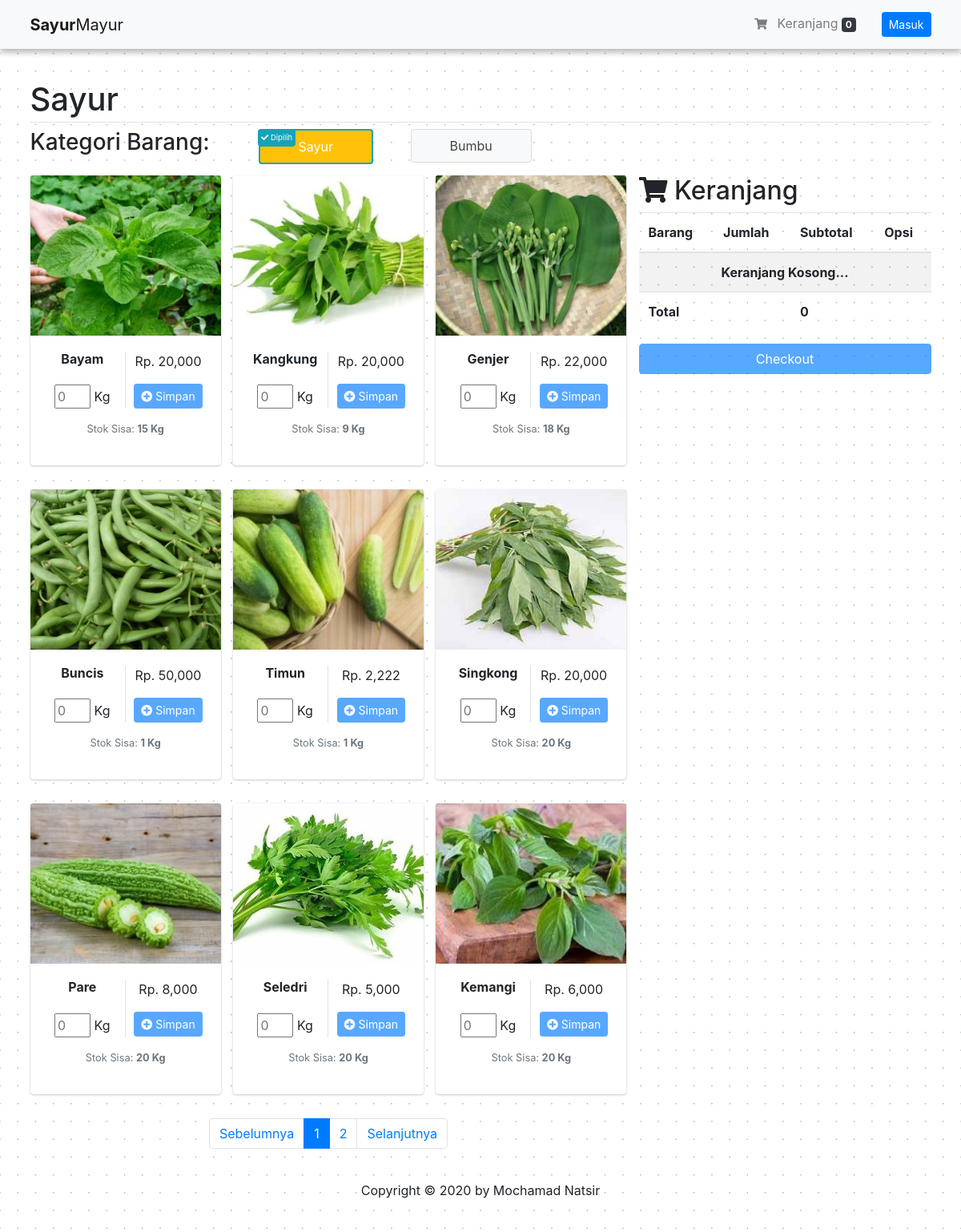
Before: / with the older database file.
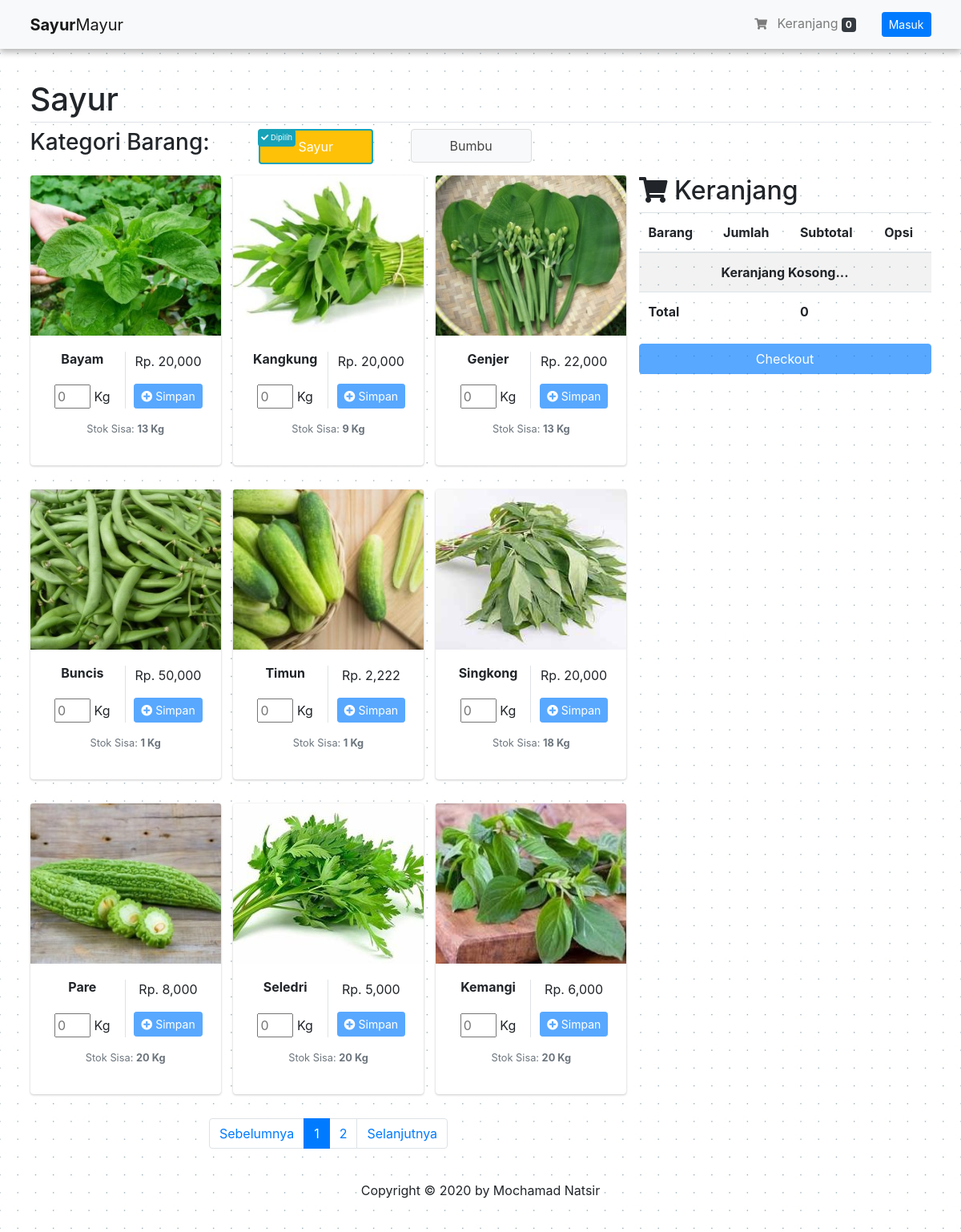
After: the same page with the newer database file.
### tables this page shows
CREATE TABLE `tbl_barang` (
  `barang_id` varchar(15) NOT NULL,
  `barang_gambar` varchar(128) NOT NULL,
  `barang_nama` varchar(150) DEFAULT NULL,
  `barang_harpok` double DEFAULT NULL,
  `barang_harjul` double DEFAULT NULL,
  `barang_harjul_grosir` double DEFAULT NULL,
  `barang_stok` int(11) DEFAULT 0,
  `barang_tgl_input` timestamp NULL DEFAULT current_timestamp(),
  `barang_tgl_last_update` datetime DEFAULT NULL,
  `barang_kategori_id` int(11) DEFAULT NULL,
  `barang_satuan_id` int(11) NOT NULL,
  `barang_user_id` int(11) DEFAULT NULL
);

CREATE TABLE `tbl_satuan` (
  `satuan_id` int(11) NOT NULL,
  `satuan_nama` varchar(35) NOT NULL
);

### application/controllers/Page.php (called while the page is built, shortened)
<?php
class Page extends CI_Controller
{
    public function __construct()
    {
        $this->load->model('BarangModel', 'barang');
        $this->load->helper("security");
    }
    public function index()
    {
        $data['title'] = 'Beranda';
        $data['barangs_sayur'] = $this->barang->getBarangSayur();
        $data["keranjang"] = $this->barang->get_keranjang();
        $data["total_harga_keranjang"] = $this->barang->total_harga_cart();
        $data['page'] = true;
        $this->barang->delete_cart_date();
        $this->barang->cancel_invoice();
        $this->load->view('layout/page/header', $data);
        $this->load->view('customer/page/index');
        $this->load->view('layout/dashboard/footer');
    }
}

### index.php (called while the page is built, shortened)
<?php
require_once BASEPATH.'core/CodeIgniter.php';

### application/models/BarangModel.php (called while the page is built, shortened)
<?php
class BarangModel extends CI_Model
{
    public function getBarangSayur($barang_id = null)
    {
        if ($barang_id === null) {
            $hsl = $this->db->query("SELECT * FROM tbl_barang JOIN tbl_kategori ON barang_kategori_id=kategori_id JOIN tbl_satuan ON barang_satuan_id=satuan_id WHERE barang_kategori_id = 1 ORDER BY barang_id ASC");
        } else {
            $hsl = $this->db->query("SELECT * FROM tbl_barang JOIN tbl_kategori ON barang_kategori_id=kategori_id JOIN tbl_satuan ON barang_satuan_id=satuan_id WHERE barang_id = '$barang_id' AND barang_kategori_id = 1");
        }
        return $hsl;
    }
    function get_keranjang()
    {
        function get_client_ip()
        {
            $ipaddress = '';
            if (isset($_SERVER['HTTP_CLIENT_IP']))
                $ipaddress = $_SERVER['HTTP_CLIENT_IP'];
            else if (isset($_SERVER['HTTP_X_FORWARDED_FOR']))
                $ipaddress = $_SERVER['HTTP_X_FORWARDED_FOR'];
            else if (isset($_SERVER['HTTP_X_FORWARDED']))
                $ipaddress = $_SERVER['HTTP_X_FORWARDED'];
            else if (isset($_SERVER['HTTP_FORWARDED_FOR']))
                $ipaddress = $_SERVER['HTTP_FORWARDED_FOR'];
            else if (isset($_SERVER['HTTP_FORWARDED']))
                $ipaddress = $_SERVER['HTTP_FORWARDED'];
            else if (isset($_SERVER['REMOTE_ADDR']))
                $ipaddress = $_SERVER['REMOTE_ADDR'];
            else
                $ipaddress = 'UNKNOWN';
            return $ipaddress;
        }
        $ip_address = get_client_ip();
        $this->db->select("tbl_barang.barang_nama,tbl_keranjang.total_kuantitas,tbl_keranjang.total_harga,tbl_keranjang.id");
        $this->db->from("tbl_keranjang");
        $this->db->where(array("ip_address" => $ip_address));
        $this->db->join("tbl_barang", "tbl_barang.barang_id = tbl_keranjang.barang_id");
        return $this->db->get();
    }
    function total_harga_cart()
    {
        $ip_address = get_client_ip();
        return $this->db->query("SELECT SUM(`total_harga`) AS total_harga FROM `tbl_keranjang` WHERE `ip_address` = '$ip_address'");
    }
}

### application/views/customer/page/index.php (the view, shortened to what this page needs)
<div class="overlay-wrapper" id="loading2">
<div class="container" style="margin-top: 100px;">
    <h1 class="pb-1 border-bottom title-page">Sayur</h1>
    <div class="row">
        <div class="col-12">
            <div class="row">
                <div class="col-2 col-md-3">
                    <h3 class="pb-3 title-kategori">Kategori Barang:</h3>
                </div>
                <div class="col-5 col-md-2">
                    <button class="btn btn-warning text-white py-2 px-5 btn-pilih-active" id="kat_1" type="button">
                        <span class="select-pilih bg-info p-1 rounded">
                            <i class="fas fa-check"></i> Dipilih
                        </span>
                        Sayur
                    </button>
                </div>
                <div class="col-5 col-md-2">
                    <button class="btn btn-default py-2 px-5" id="kat_2" type="button">
                        Bumbu
                    </button>
                </div>
            </div>
        </div>
        <div class="col-md-8" id="col-left">
            <div class="row" id="row-data">
                <?php $no = 1; foreach ($barangs_sayur->result() as $barang) : ?>
                    <div class="col-md-4" id="col-data">
                        <div class="card" style="margin-bottom: 30px;">
                            <img class="card-img-top" src="<?= base_url(); ?>assets/source/images/barang/<?= $barang->barang_gambar ?>" alt="<?= $barang->barang_id; ?>" style="width:100%; height:200px; object-fit:cover">
                            <div class="card-body text-center">
                                <div class="row">
                                    <div class="col-6 border-right">
                                        <h6><b class="nama_barang"><?= (strlen($barang->barang_nama) > 14) ? substr($barang->barang_nama, 0, 15) . '...' : $barang->barang_nama; ?></b></h6>
                                        <div style="margin-top:22px;"><input type="number" onkeyup="qtyInput(event);" onchange="qtyInput2(event);" data-no="<?= $no; ?>" data-barang_id="<?= $barang->barang_id; ?>" id="<?= 'qty_input_'.$barang->barang_id; ?>" placeholder="0" min="0" style="width:45px"> <?= $barang->satuan_nama; ?></div>
                                    </div>
                                    <div class="col-6">
                                        <p><?= 'Rp. ' . number_format($barang->barang_harjul); ?></p>
                                        <button class="btn btn-sm btn-primary" id="<?= 'btn-simpan-'.$barang->barang_id; ?>" onclick="simpan_barang(event);" data-barang_id="<?= $barang->barang_id; ?>" data-barang_nama="<?= $barang->barang_nama; ?>" data-barang_harjul="<?= $barang->barang_harjul; ?>" type="button" disabled><i class="fa fa-plus-circle"></i> Simpan</button>
                                    </div>
                                    <div class="col-12 text-center mt-3 mb-0">
                                        <p class="text-muted small">
                                            Stok Sisa: <?= '<b><span id="stok-'.$no++.'">'.$barang->barang_stok.'</span> '.$barang->satuan_nama.'</b>'; ?>
                                        </p>
                                    </div>
                                </div>
                            </div>
                        </div>
                    </div>
                <?php endforeach; ?>
            </div>
            <nav>
                <ul class="pagination justify-content-center"></ul>
            </nav>
        </div>
        <div class="col-md-4" id="parent-cart">
            <div class="overlay-wrapper">
                <div id="cart-right">
                    <h2 class="text-left title-page"><i class="fa fa-shopping-cart"></i> Keranjang</h2>
                    <table class="table table-striped">
                        <thead>
                            <tr>
                                <th scope="col">Barang</th>
                                <th scope="col">Jumlah</th>
                                <th scope="col">Subtotal</th>
                                <th scope="col">Opsi</th>
                            </tr>
                        </thead>
                        <tbody id="barang_cart_right">
                            <?php
                                if($keranjang->num_rows() >= 1){
                                    foreach($keranjang->result() as $k) {
                            ?>
                            <tr class="text-left" id="<?= 'cart_row_'.$k->id; ?>">
                                <td id="<?= 'nama-'.$k->id; ?>"><?= $k->barang_nama; ?></td>
                                <td><input type="number" onkeyup="changeQtyCart(event);" class="qty_input" onchange="changeQtyCart2(event);" id="<?= 'input_kuantitas_cart_'.$k->id; ?>" data-cart_id="<?= $k->id; ?>" style="width:50px" value="<?= $k->total_kuantitas; ?>"></td>
                                <td><?= "<span id='subtotal-".$k->id."'>".number_format($k->total_harga)."</span>"; ?></td>
                                <td><button class="btn btn-xs btn-danger text-white" data-id="<?= $k->id; ?>" onclick="hapusCart(event);"><i class="fa fa-trash"></i> Hapus</button></td>
                            </tr>
                            <?php }}else { ?>
                            <tr class="text-center">
                                <td colspan="4"><b>Keranjang Kosong...</b></td>
                            </tr>
                            <?php } ?>
                        </tbody>
                        <tfoot>
                            <?php
                                foreach($total_harga_keranjang->result() as $t) {
                            ?>
                            <tr>
                                <th colspan="2">Total</th>
                                <th><?= '<span id="total_harga_cart_right">'.number_format($t->total_harga).'</span>'; ?></th>
                                <th></th>
                            </tr>
                            <?php } ?>
                        </tfoot>
                    </table>
                    <button class="btn btn-primary btn-block" id="btn-cekout" <?php if($keranjang->num_rows() == 0){echo "disabled"; } ?>>Checkout</button>
                </div>
            </div>
        </div>
    </div>
</div>
</div>

### application/views/layout/page/header.php (shortened to what this page needs)
<!doctype html>
<html lang="en">
<head>
    <link rel="stylesheet" href="https://stackpath.bootstrapcdn.com/bootstrap/4.5.0/css/bootstrap.min.css">
    <link rel="stylesheet" href="<?= base_url(); ?>assets/adminlte/plugins/fontawesome-free/css/all.min.css" />
    <link rel="stylesheet" href="https://code.ionicframework.com/ionicons/2.0.1/css/ionicons.min.css" />
    <link rel="stylesheet" href="<?= base_url(); ?>assets/adminlte/dist/css/adminlte.min.css" />
    <link rel="stylesheet" href="<?= base_url(); ?>assets/pos/css/style.css" />
    <link rel="stylesheet" href="<?= base_url(); ?>assets/adminlte/plugins/datatables-bs4/css/dataTables.bootstrap4.min.css" />
    <link rel="stylesheet" href="<?= base_url(); ?>assets/adminlte/plugins/datatables-responsive/css/responsive.bootstrap4.min.css" />
    <link rel="stylesheet" href="<?= base_url(); ?>assets/adminlte/plugins/select2/css/select2.min.css" />
    <link rel="stylesheet" href="<?= base_url(); ?>assets/adminlte/plugins/select2-bootstrap4-theme/select2-bootstrap4.min.css" />
    <link rel="stylesheet" href="<?= base_url().'assets/pos/css/page/style.css?ts='.time(); ?>">
</head>
<body style="background-image: url('<?= base_url(); ?>assets/pos/img/background.png');">
    <nav class="navbar navbar-expand-lg navbar fixed-top navbar-light bg-light shadows">
        <div class="container">
            <a class="navbar-brand" href="<?= site_url(); ?>"><b>Sayur</b>Mayur</a>
            <ul class="navbar-nav ml-auto">
                <li class="nav-item">
                    <a class="nav-link <?php if(isset($keranjangs)){echo 'active'; } ?>" href="<?= base_url().'page/cart'; ?>"><i class="fa fa-shopping-cart btn-sm"></i> Keranjang <span class="badge bg-dark" id="badge_cart"><?php if(isset($keranjang)){echo $keranjang->num_rows(); }elseif(isset($keranjangs)){echo $keranjangs->num_rows(); } ?></span></a>
                </li>
            </ul>
            <?php
                if(isset($_SESSION["user_id"])) {
            ?>
            <div class="dropdown">
                <button class="btn btn-primary btn-sm ml-3 dropdown-toggle" data-toggle="dropdown" type="button">Halo, <?= $this->session->userdata("user_nama"); ?></button>
                <div class="dropdown-menu">
                    <a href="<?= base_url().'page/profile'; ?>" class="dropdown-item"><i class="fas fa-user"></i> Profil</a>
                    <a href="javascript:void(0)" class="dropdown-item" id="btn-logout"><i class="fas fa-sign-out-alt"></i> Keluar Akun</a>
                </div>
            </div>
            <?php
                }
                else {
            ?>
            <button class="btn btn-primary btn-sm ml-3" id="btn-login">Masuk</button>
            <?php } ?>
        </div>
    </nav>

### application/views/layout/dashboard/footer.php (shortened to what this page needs)
<footer class="my-4">
    <div class="row">
        <div class="col-lg-12">
            <p style="text-align:center;">Copyright &copy; <?php echo '2020'; ?> by Mochamad Natsir</p>
        </div>
    </div>
</footer>
</body>
</html>

### assets/pos/css/style.css (style rules this page uses)
.shadows { box-shadow: 0 4px 8px 0 rgba(0, 0, 0, 0.3); }
.row:after { content: ""; display: table; clear: both; }

### assets/pos/css/page/style.css (style rules this page uses)
html,body { overflow-x: hidden; }
.overlay-wrapper { overflow: hidden; position: relative; width: 100%; }
.btn-pilih-active { border: 2px solid #17a2b8; }
.select-pilih { position: absolute; left: 7px; top: 0px; font-size: 7pt; }

Changed rows visible on the page:
changed tbl_barang "Bayam": barang_stok "15" → "13"
changed tbl_barang "Genjer": barang_stok "18" → "13"
changed tbl_barang "Singkong": barang_stok "20" → "18"
